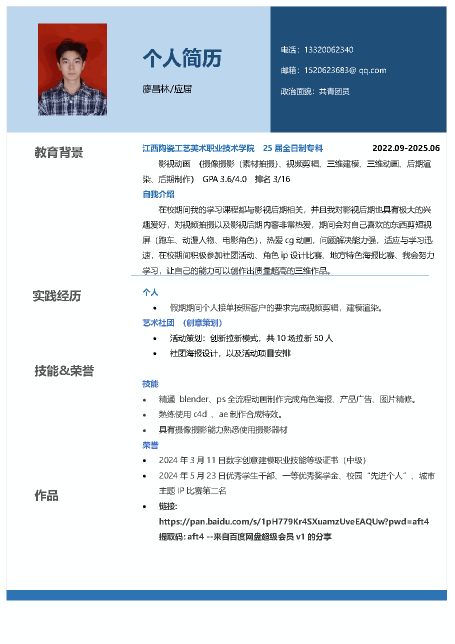
#> input picture ai-1-hero-2-3-4/work/pdfs/resume_p{i+1}.png, 909 x 1287 px, given in place of 大头照片.png, which was not available (shown at 1/2 size)
$ python process_portrait.py
#> lines starting #> are read from the running program, lines starting #| are printed output that depends on the picture; pictures that were not available may be replaced by others from this repository, and a replacement may not be noted
"""Center-crop the user's portrait to 4:5 and optimize for the site."""
from PIL import Image

src = r"C:\Users\频繁落幕\Desktop\个人作品\大头照片\大头照片.png"
dst = r"outputs\portfolio-site\assets\img\portrait.jpg"

with Image.open(src) as im:
#> im is the input picture: PIL image 909x1287 P; mean R, G, B 216.6, 223.1, 229.8
    im = im.convert("RGBA")
#> im: PIL image 909x1287 RGBA
    # 透明区域用站点背景色填充，避免转 JPG 后变黑
    bg = Image.new("RGBA", im.size, (13, 13, 18, 255))
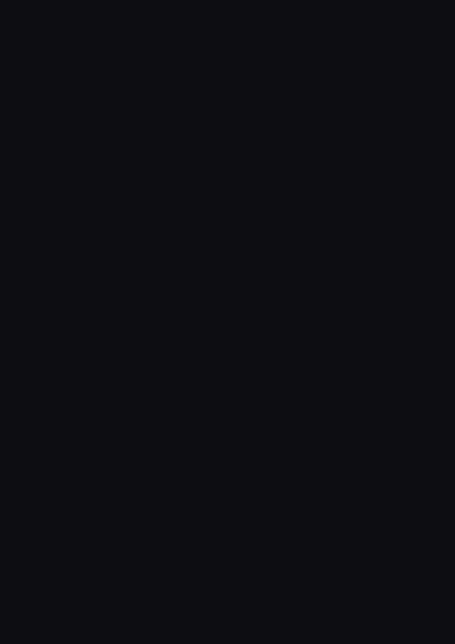
#> bg: PIL image 909x1287 RGBA (shown at 1/2 size); mean R, G, B, A 13, 13, 18, 255
    im = Image.alpha_composite(bg, im).convert("RGB")

    w, h = im.size
#> w = 909; h = 1287
    target_ratio = 4 / 5  # 竖版 4:5，与头像框一致
    if w / h > target_ratio:
        new_w = round(h * target_ratio)
        left = (w - new_w) // 2
        im = im.crop((left, 0, left + new_w, h))
    else:
        new_h = round(w / target_ratio)
#> new_h = 1136
        top = (h - new_h) // 2
#> top = 75
        im = im.crop((0, top, w, top + new_h))
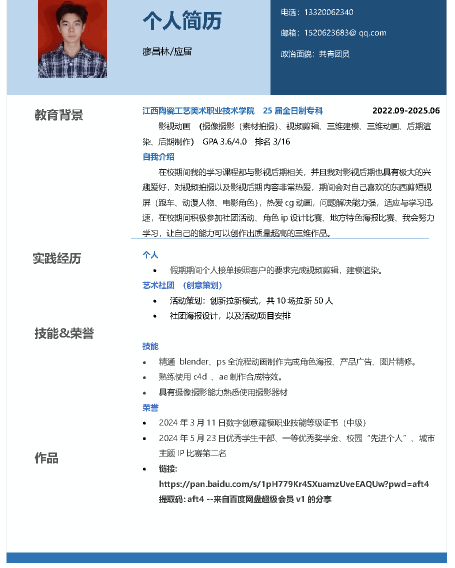
#> im: PIL image 909x1136 RGB (shown at 1/2 size); mean R, G, B 218.5, 224.6, 230.7

    im = im.resize((800, 1000), Image.LANCZOS)
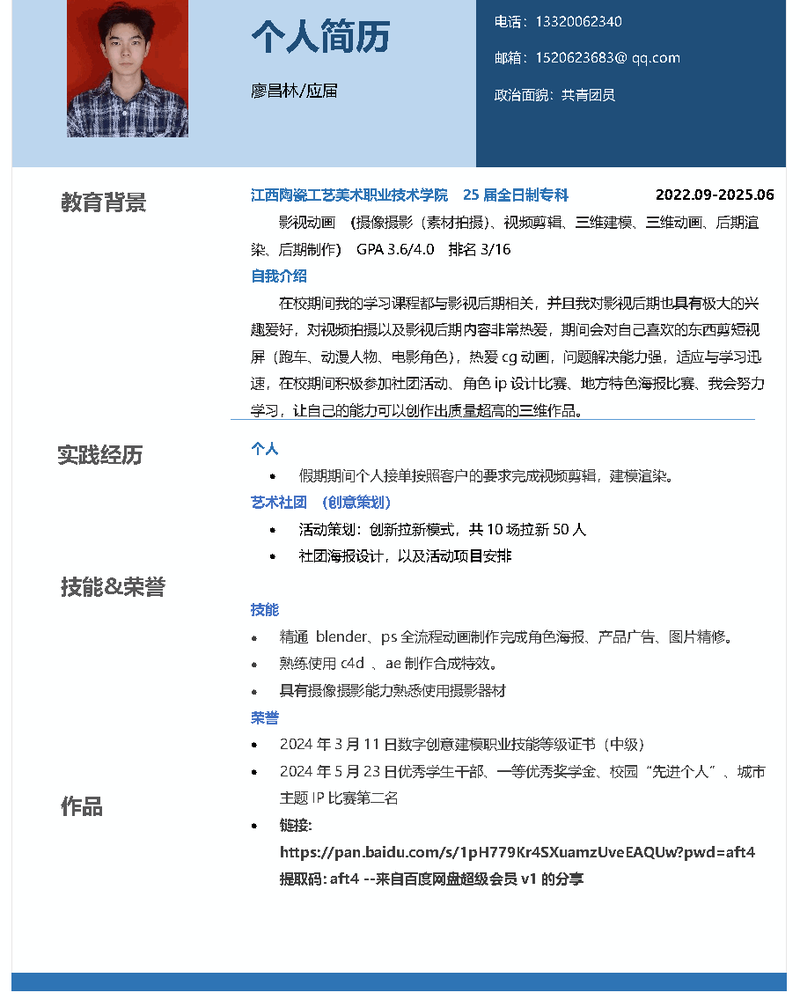
#> im: PIL image 800x1000 RGB; mean R, G, B 217.8, 223.8, 229.9
    im.save(dst, "JPEG", quality=88, optimize=True, progressive=True)

import os
print("portrait.jpg", im.size, round(os.path.getsize(dst) / 1024), "KB")
#| portrait.jpg (800, 1000) 121 KB
